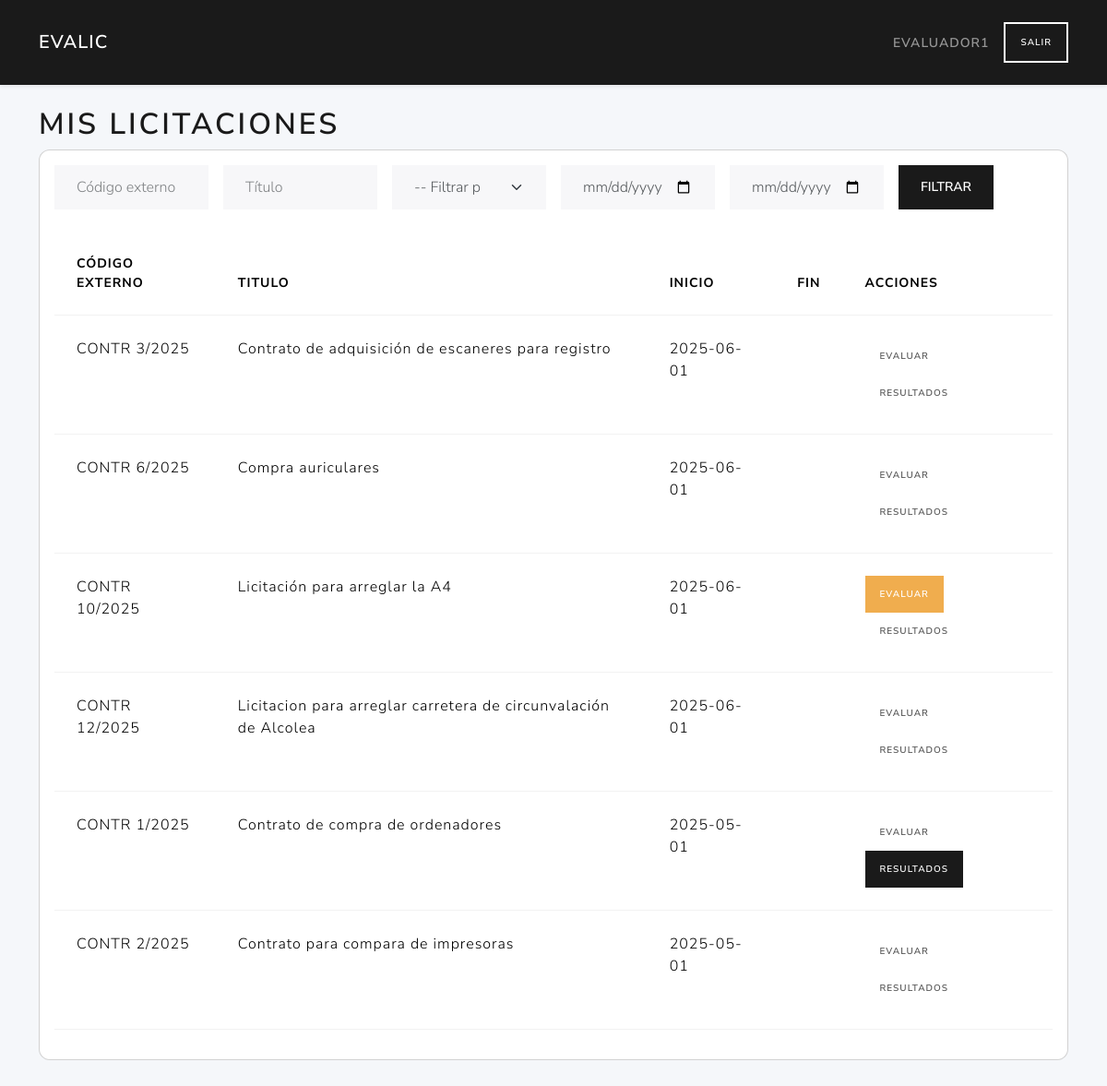
Before: /evaluador/ (signed in) with the older database file.
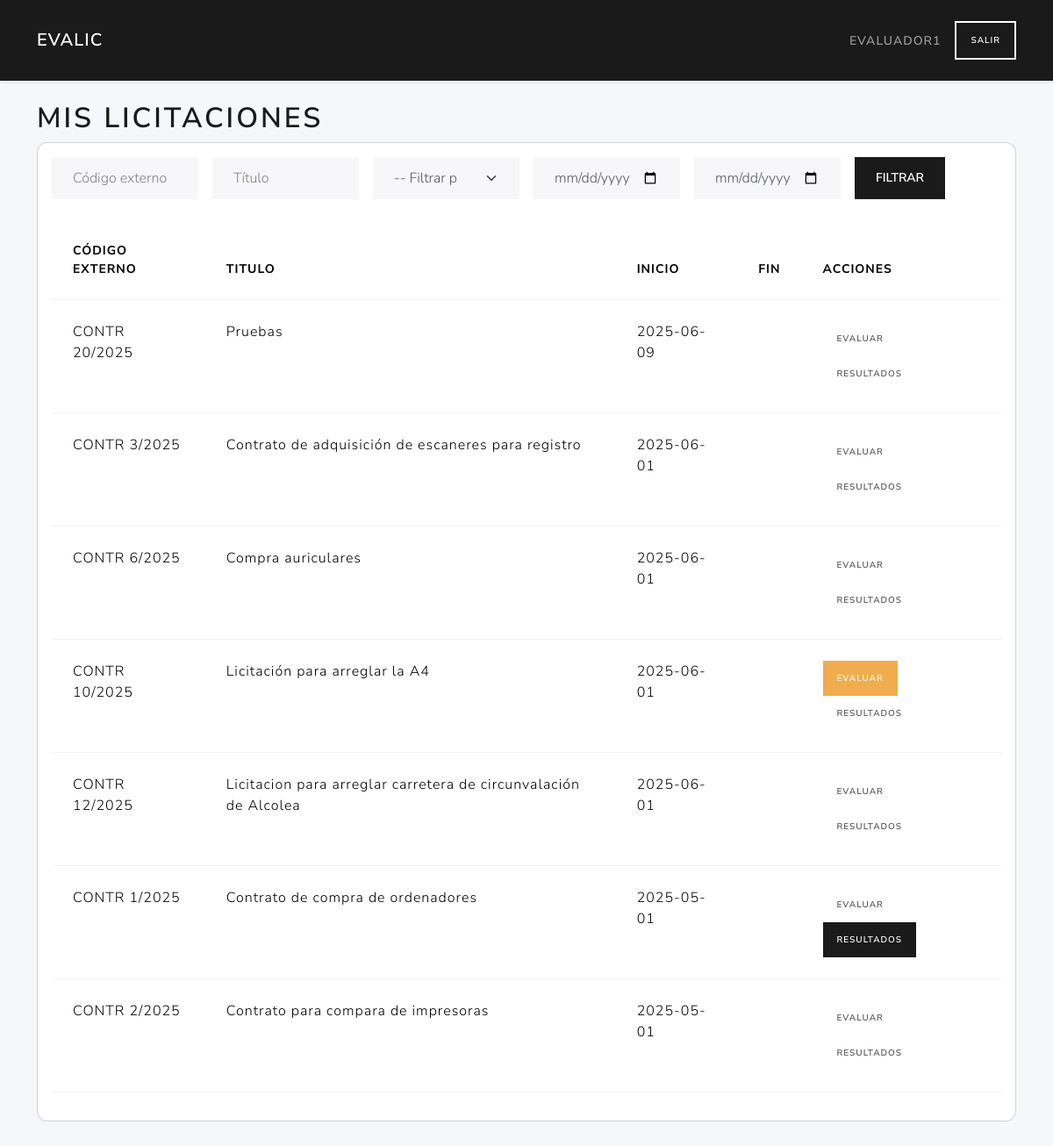
After: the same page with the newer database file.
### tables this page shows
CREATE TABLE licitaciones (
        id INTEGER PRIMARY KEY AUTOINCREMENT,
        user_id INTEGER NOT NULL,
        external_id TEXT NOT NULL,
        title TEXT NOT NULL,
        description TEXT,
        fecha_inicio TEXT NOT NULL,
        fecha_adjudicacion TEXT,
        FOREIGN KEY (user_id) REFERENCES users(id)
    );

### routes/evaluador_routes.py (the view, shortened to what this page needs)
@evaluador_bp.route('/', methods=('GET',))
def index():
    if 'user_id' not in session or session.get('role_id') != 3:
        return redirect(url_for('auth.login'))
    db = get_db(current_app)
    user_id = session.get('user_id')
    licitaciones = listar_por_evaluador(db, session['user_id'])
    external_id  = request.args.get('external_id', '').strip()
    title        = request.args.get('title', '').strip()
    fecha_tipo   = request.args.get('fecha_tipo', '')
    fecha_desde  = request.args.get('fecha_desde', '')
    fecha_hasta  = request.args.get('fecha_hasta', '')
    if external_id:
       licitaciones = [
           l for l in licitaciones
           if external_id.lower() in (l['external_id'] or '').lower()
       ]
    if title:
       licitaciones = [
           l for l in licitaciones
           if title.lower() in (l['title'] or '').lower()
       ]
    page = request.args.get('page', 1, type=int)
    per_page = current_app.config.get('LIC_PER_PAGE', 10)
    total = len(licitaciones)
    total_pages = ceil(total / per_page) if total else 1
    start = (page - 1) * per_page
    end = start + per_page
    licitaciones = licitaciones[start:end]
    print (licitaciones)
    return render_template(
        'evaluador/index.html',
        licitaciones=licitaciones,
        total_pages=total_pages,
        current_page=page,
        request=request
    )

### app.py (called while the page is built)
def create_app():
    app = Flask(__name__)
    app.permanent_session_lifetime = timedelta(hours=1)  # Sesión permanente por 1 hora
    app.config.from_object(Config)
    @app.context_processor
    def utility_processor():
        from flask import request, url_for
        def url_for_other_page(page):
            args = request.args.copy()
            args['page'] = page
            return url_for('licitaciones.index', **args)
        return dict(url_for_other_page=url_for_other_page)
    app.teardown_appcontext(close_connection)
    with app.app_context():
        init_db(app)
    app.register_blueprint(auth_bp)
    app.register_blueprint(user_bp)
    app.register_blueprint(licitaciones_bp)
    app.register_blueprint(ofertas_bp)
    app.register_blueprint(licitantes_bp)
    app.register_blueprint(evaluador_bp)
    app.register_blueprint(criterios_bp)
    return app

### models/dao.py (called while the page is built)
def close_connection(exception):
    db = getattr(g, '_database', None)
    if db is not None:
        db.close()

### services/evaluaciones_service.py (called while the page is built)
def listar_por_evaluador(db, evaluador_id):
    return fetch_licitaciones_by_evaluator(db, evaluador_id)

### templates/evaluador/index.html (shortened to what this page needs)
{% extends 'base.html' %}
{% block content %}
<h1>Mis licitaciones</h1>
<div class="card mb-4">
  <div class="card-body">
       <form method="get" class="row g-3 mb-4 flex-nowrap">
      <div class="col-md-2">
        <input type="text" name="external_id" class="form-control" placeholder="Código externo" value="{{ request.args.get('external_id', '') }}">
      </div>
      <div class="col-md-2">
        <input type="text" name="title" class="form-control" placeholder="Título" value="{{ request.args.get('title', '') }}">
      </div>
      <div class="col-md-2">
        <select name="fecha_tipo" class="form-select">
          <option value="">-- Filtrar por fecha --</option>
        </select>
      </div>
      <div class="col-md-2">
        <input type="date" name="fecha_desde" class="form-control" value="{{ request.args.get('fecha_desde', '') }}">
      </div>
      <div class="col-md-2">
        <input type="date" name="fecha_hasta" class="form-control" value="{{ request.args.get('fecha_hasta', '') }}">
      </div>
      <div class="col-md-2">
        <button type="submit" class="btn btn-primary">Filtrar</button>
      </div>
    </form>
    <table class="table">
      <thead>
        <tr>
        <th>Código externo</th>
        <th>Titulo</th>
        <th>Inicio</th>
        <th>Fin</th>
        <th>Acciones</th>
      </tr>
    </thead>
    <tbody>
      {% for lic in licitaciones %}
      <tr>
        <td>{{ lic.external_id }}</td>
        <td>{{ lic.title }}</td>
        <td>{{ lic.fecha_inicio }}</td>
        <td>{{ lic.fecha_fin }}</td>
        <td>
          {% if lic.etapa_actual == 'Sobre2' %}
            <a href="{{ url_for('evaluador.evaluar', licitacion_id=lic.id) }}" class="btn btn-warning btn-sm">Evaluar</a>
          {% else %}
            <a href="{{ url_for('evaluador.evaluar', licitacion_id=lic.id) }}" class="btn btn-secondary btn-sm disabled" tabindex="-1" aria-disabled="true">Evaluar</a>
          {% endif %}
          {% if lic.etapa_actual == 'Cerrada' %}
            <a href="{{ url_for('evaluador.informe', licitacion_id=lic.id) }}" class="btn btn-primary btn-sm">Resultados</a>
          {% else %}
            <a href="{{ url_for('evaluador.informe', licitacion_id=lic.id) }}" class="btn btn-secondary btn-sm disabled" tabindex="-1" aria-disabled="true">Resultados</a>
          {% endif %}
        </td>
      </tr>
      {% endfor %}
    </tbody>
    </table>
  </div>
</div>
{% endblock %}

Changed rows visible on the page:
added licitaciones: external_id "CONTR 20/2025", title "Pruebas", fecha_inicio "2025-06-09"
